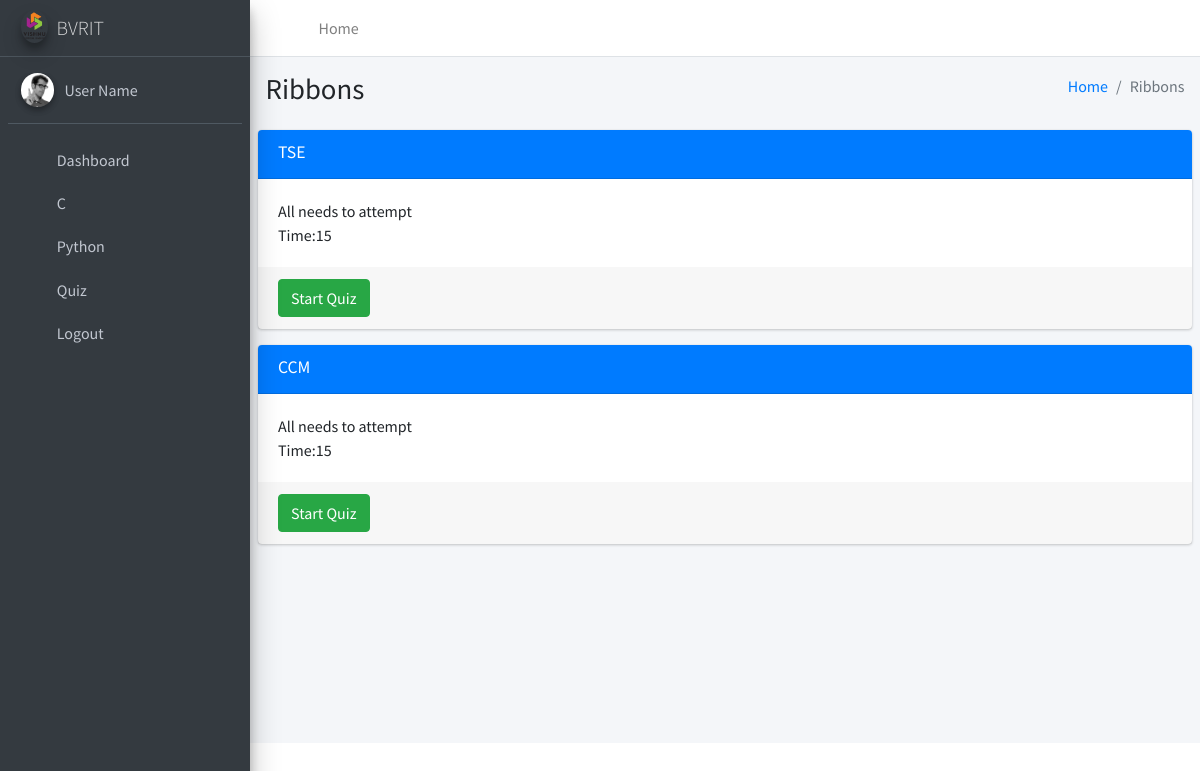
The page /slist (signed in) on the database its author committed.
### staff/models.py (models this page shows, shortened)
class Quiz(models.Model):
	user=models.ForeignKey(User,default=1,on_delete=models.CASCADE)
	name = models.CharField(max_length=100)
	description = models.CharField(max_length=70)
	quiztime=models.IntegerField(default=15)

### compiler/views.py (the view)
# urls.py: path('slist',views.slist,name='slist'),
def slist(request):
    if request.user.is_authenticated and request.user.is_staff==False:
        q=Quiz.objects.all()
        return render(request,'slist.html',{'q':q})
    else:
        return render(request,'home.html')

### templates/slist.html (shortened to what this page needs)
{% load static %}
<!DOCTYPE html>
<html lang="en">
<head>
</head>
<body class="hold-transition sidebar-mini layout-fixed">
<div class="wrapper">
{% include 'navbar.html' %}
<div class="content-wrapper">
        <section class="content-header">
      <div class="container-fluid">
        <div class="row mb-2">
          <div class="col-sm-6">
            <h1>Ribbons</h1>
          </div>
          <div class="col-sm-6">
            <ol class="breadcrumb float-sm-right">
              <li class="breadcrumb-item"><a href="#">Home</a></li>
              <li class="breadcrumb-item active">Ribbons</li>
            </ol>
          </div>
        </div>
      </div>
    </section>
    <section class="content">
      {% for i in q %}
      <div class="card">
        <div class="card-header bg-primary">
          <h3 class="card-title">{{i.name}}</h3>
          <div class="card-tools">
            <button type="button" class="btn btn-tool" data-card-widget="collapse" title="Collapse">
              <i class="fas fa-minus"></i>
            </button>
          </div>
        </div>
        <div class="card-body">
          {{i.description | striptags}}
          <br>
          Time:{{i.quiztime}}
        </div>
        <div class="card-footer">
          <a href="/startquiz/{{i.id}}" class="btn btn-success" style="color:white">Start Quiz</a>
        </div>
      </div>
    {% endfor %}
    </section>
</div>
</div>
{% include 'includes.html' %}
</body>
</html>

### rows shown on the page
Quiz: name "TSE", description "All needs to attempt", quiztime "15"
Quiz: name "CCM", description "All needs to attempt", quiztime "15"
